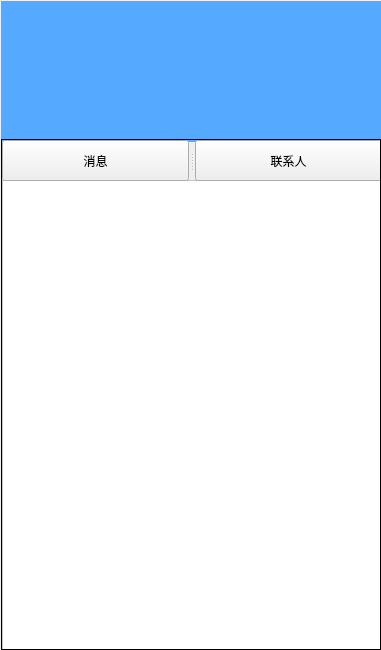
<?xml version="1.0" encoding="UTF-8"?>
<ui version="4.0">
 <class>Widget</class>
 <widget class="QWidget" name="Widget">
  <property name="geometry">
   <rect>
    <x>0</x>
    <y>0</y>
    <width>381</width>
    <height>650</height>
   </rect>
  </property>
  <property name="sizePolicy">
   <sizepolicy hsizetype="Maximum" vsizetype="Maximum">
    <horstretch>0</horstretch>
    <verstretch>0</verstretch>
   </sizepolicy>
  </property>
  <property name="minimumSize">
   <size>
    <width>381</width>
    <height>650</height>
   </size>
  </property>
  <property name="maximumSize">
   <size>
    <width>381</width>
    <height>650</height>
   </size>
  </property>
  <property name="windowTitle">
   <string>MyChat</string>
  </property>
  <property name="windowIcon">
   <iconset resource="image.qrc">
    <normaloff>:/new/icon/image/icon.jpg</normaloff>:/new/icon/image/icon.jpg</iconset>
  </property>
  <property name="styleSheet">
   <string notr="true"/>
  </property>
  <widget class="QLabel" name="label">
   <property name="geometry">
    <rect>
     <x>1</x>
     <y>1</y>
     <width>380</width>
     <height>141</height>
    </rect>
   </property>
   <property name="sizePolicy">
    <sizepolicy hsizetype="Expanding" vsizetype="Expanding">
     <horstretch>0</horstretch>
     <verstretch>0</verstretch>
    </sizepolicy>
   </property>
   <property name="minimumSize">
    <size>
     <width>380</width>
     <height>141</height>
    </size>
   </property>
   <property name="maximumSize">
    <size>
     <width>380</width>
     <height>141</height>
    </size>
   </property>
   <property name="styleSheet">
    <string notr="true">background-color: rgb(85, 170, 255);</string>
   </property>
   <property name="frameShadow">
    <enum>QFrame::Plain</enum>
   </property>
   <property name="text">
    <string/>
   </property>
  </widget>
  <widget class="QStackedWidget" name="stackedWidget">
   <property name="geometry">
    <rect>
     <x>1</x>
     <y>139</y>
     <width>380</width>
     <height>511</height>
    </rect>
   </property>
   <property name="sizePolicy">
    <sizepolicy hsizetype="Maximum" vsizetype="Maximum">
     <horstretch>0</horstretch>
     <verstretch>0</verstretch>
    </sizepolicy>
   </property>
   <property name="minimumSize">
    <size>
     <width>380</width>
     <height>511</height>
    </size>
   </property>
   <property name="maximumSize">
    <size>
     <width>380</width>
     <height>511</height>
    </size>
   </property>
   <property name="frameShape">
    <enum>QFrame::Panel</enum>
   </property>
   <widget class="QWidget" name="page">
    <property name="sizePolicy">
     <sizepolicy hsizetype="Maximum" vsizetype="Maximum">
      <horstretch>0</horstretch>
      <verstretch>0</verstretch>
     </sizepolicy>
    </property>
    <widget class="QListWidget" name="main_xiaoxi">
     <property name="enabled">
      <bool>true</bool>
     </property>
     <property name="geometry">
      <rect>
       <x>0</x>
       <y>40</y>
       <width>380</width>
       <height>471</height>
      </rect>
     </property>
     <property name="minimumSize">
      <size>
       <width>380</width>
       <height>471</height>
      </size>
     </property>
     <property name="maximumSize">
      <size>
       <width>380</width>
       <height>471</height>
      </size>
     </property>
     <property name="styleSheet">
      <string notr="true">background-color: rgb(255, 255, 255);</string>
     </property>
     <property name="lineWidth">
      <number>1</number>
     </property>
     <property name="midLineWidth">
      <number>0</number>
     </property>
     <property name="sizeAdjustPolicy">
      <enum>QAbstractScrollArea::AdjustIgnored</enum>
     </property>
     <property name="movement">
      <enum>QListView::Snap</enum>
     </property>
     <property name="resizeMode">
      <enum>QListView::Fixed</enum>
     </property>
    </widget>
    <widget class="QSplitter" name="splitter">
     <property name="geometry">
      <rect>
       <x>0</x>
       <y>0</y>
       <width>380</width>
       <height>41</height>
      </rect>
     </property>
     <property name="sizePolicy">
      <sizepolicy hsizetype="Fixed" vsizetype="Fixed">
       <horstretch>0</horstretch>
       <verstretch>0</verstretch>
      </sizepolicy>
     </property>
     <property name="minimumSize">
      <size>
       <width>380</width>
       <height>41</height>
      </size>
     </property>
     <property name="maximumSize">
      <size>
       <width>16777215</width>
       <height>16777215</height>
      </size>
     </property>
     <property name="focusPolicy">
      <enum>Qt::NoFocus</enum>
     </property>
     <property name="styleSheet">
      <string notr="true"/>
     </property>
     <property name="orientation">
      <enum>Qt::Horizontal</enum>
     </property>
     <property name="handleWidth">
      <number>6</number>
     </property>
     <widget class="QPushButton" name="xiaoxi">
      <property name="styleSheet">
       <string notr="true"/>
      </property>
      <property name="text">
       <string>消息</string>
      </property>
      <attribute name="buttonGroup">
       <string notr="true">buttonGroup</string>
      </attribute>
     </widget>
     <widget class="QPushButton" name="pushButton">
      <property name="contextMenuPolicy">
       <enum>Qt::ActionsContextMenu</enum>
      </property>
      <property name="styleSheet">
       <string notr="true"/>
      </property>
      <property name="text">
       <string>联系人</string>
      </property>
      <attribute name="buttonGroup">
       <string notr="true">buttonGroup</string>
      </attribute>
     </widget>
    </widget>
   </widget>
   <widget class="QWidget" name="page_2"/>
  </widget>
 </widget>
 <layoutdefault spacing="6" margin="11"/>
 <resources>
  <include location="image.qrc"/>
 </resources>
 <connections/>
 <buttongroups>
  <buttongroup name="buttonGroup"/>
 </buttongroups>
</ui>
